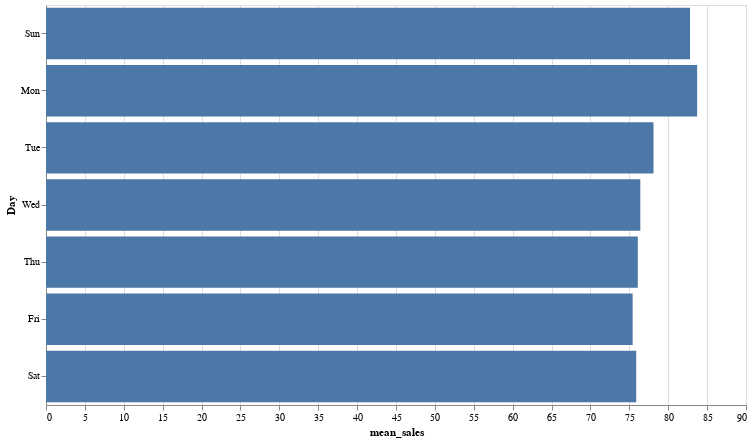

Notebook code cell kept with this figure:
### Markdown cell above
### Seasonality

### Code cell
alt.Chart(all_sales_df).mark_bar() \
.transform_timeunit(day="day(dt)") \
.transform_aggregate(groupby=["day"], mean_sales="mean(units)") \
.encode(
    y = alt.Y("day:O", timeUnit="day", axis=alt.Axis(title="Day")),
    x = alt.X("mean_sales:Q"),
).properties(width=700, height=400)

### Figure 1 — Vega-Lite specification as saved in the notebook (floating-point values rounded to 4 significant figures; data arrays with more than 128 entries replaced by an {"elided": "..."} marker saying what was removed)
{"$schema": "https://vega.github.io/schema/vega-lite/v4.8.1.json", "config": {"view": {"continuousHeight": 300, "continuousWidth": 400}}, "data": {"name": "data-fda346bb02605a052c4ca7607888b781"}, "datasets": {"data-fda346bb02605a052c4ca7607888b781": {"elided": "1967 records"}}, "encoding": {"x": {"field": "mean_sales", "type": "quantitative"}, "y": {"axis": {"title": "Day"}, "field": "day", "timeUnit": "day", "type": "ordinal"}}, "height": 400, "mark": "bar", "transform": [{"as": "day", "field": "dt", "timeUnit": "day"}, {"aggregate": [{"as": "mean_sales", "field": "units", "op": "mean"}], "groupby": ["day"]}], "width": 700}
